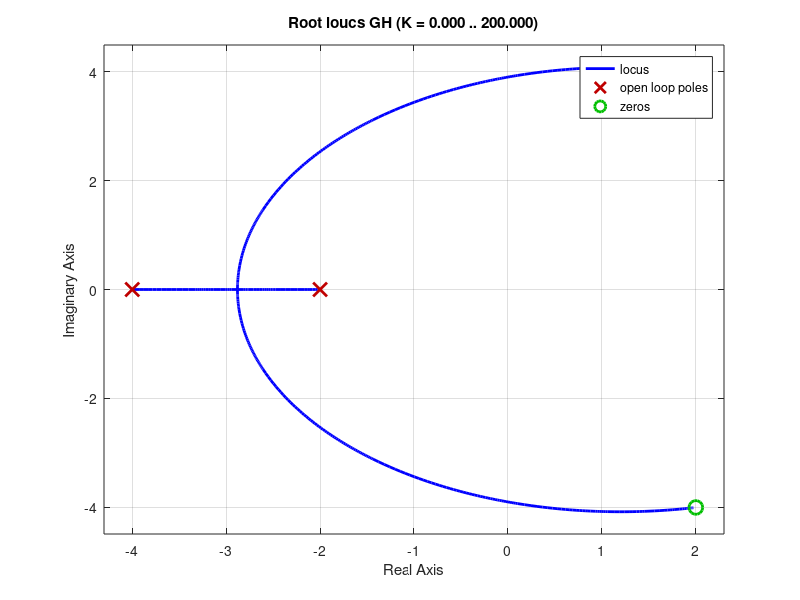

Reproduce this figure in MATLAB. (Note: this script raises an error after producing the figure.)
clf; % Clear the graph on the screen.
numgh = [1 -4 20]; % Define the numerator of G(s)H(s).
dengh = poly([-2 -4]); % Define the denominator of G(s)H(s).
disp('G(s)H(s)'); % Display a label.
GH = tf(numgh, dengh); % Create G(s)H(s) and display.
rlocus(GH); % Draw the root locus.
z = 0.2:0.05:0.5; % Define damping ratio values: 0.2 to 0.5 in steps of 0.05.
wn = 0:1:10; % Define natural frequency values: 0 to 10 in steps of 1.
sgrid(z, wn); % Generate damping ratio and natural frequency grid lines for root locus.
title('Root Locus'); % Define a title for the root locus.
pause;
rlocus(GH); % Draw a close-up root locus.
axis([-3 1 -4 4]); % Define the range on axes for the close-up root locus view.
title('Close-up'); % Define a title for the close-up root locus.
z = 0.45; % Define the damping ratio line for overlay on the close-up root locus.
wn = 0; % Suppress natural frequency overlay curves.
sgrid(z, wn); % Overlay the damping ratio curve on the close-up root locus.
for k = 1:3 % Loop allows 3 points to be selected as per Example 8.7 (z=0.45, jwcrossing, breakaway).
    [K, p] = rlocfind(GH); % Generate gain, K, and closed-loop poles, p, for a point selected interactively on the root locus.
end % End loop.
pause;
